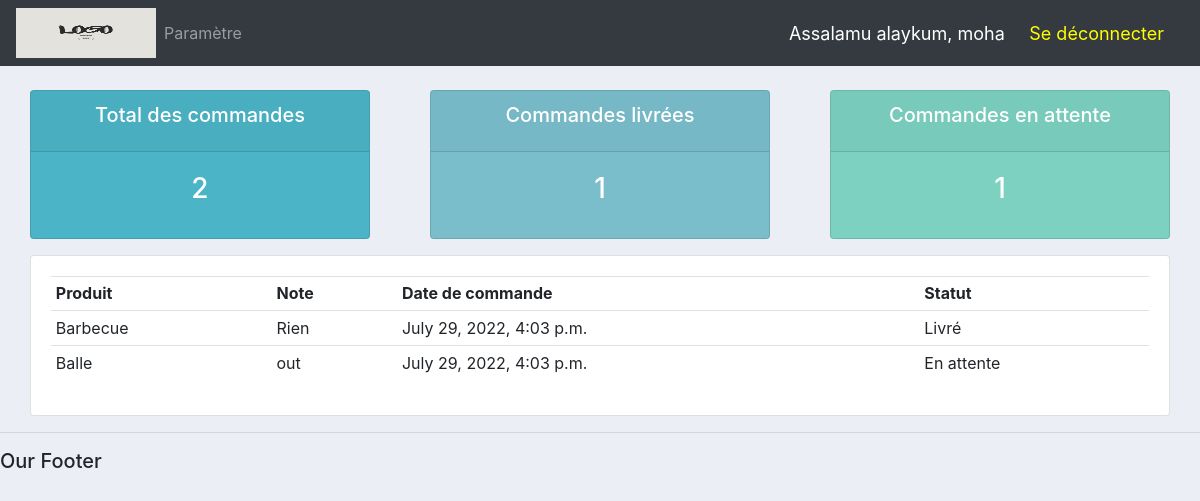
Screenshot of /user/ (signed in) with the database file from the repository.
### accounts/models.py (models this page shows, shortened)
class Order(models.Model):
    STATUS = (
        ('En attente', 'En attente'),
        ('En cours de livraison', 'En cours de livraison'),
        ('Livré', 'Livré'),
    )
    customer = models.ForeignKey(Customer, null=True, on_delete=models.SET_NULL)
    product = models.ForeignKey(Product, null=True, on_delete=models.SET_NULL)
    date_created = models.DateTimeField(auto_now_add=True, null=True)
    status = models.CharField(max_length=200, null=True, choices=STATUS)
    note = models.CharField(max_length=100, null=True)

class Product(models.Model):
    CATEGORY = (
        ('Intérieur', 'Intérieur'),
        ('Extérieur', 'Extérieur'),
    )
    name = models.CharField(max_length=200, null=True)
    price = models.FloatField(null=True)
    category = models.CharField(max_length=200, null=True, choices=CATEGORY)
    description = models.CharField(max_length=200, null=True, blank=True)
    date_created = models.DateTimeField(auto_now_add=True, null=True)
    tags = models.ManyToManyField(Tag)
    def __str__(self):
        return self.name

### accounts/decorators.py (the view)
        def wrapper_func(request, *args, **kwargs):
            group = None
            if request.user.groups.exists():
                group = request.user.groups.all()[0].name
            if group in allowed_roles:
                return view_func(request, *args, **kwargs)
            else:
                return redirect('user_page')

### accounts/views/user.py (called while the page is built)
@login_required(login_url='login')
@allowed_users(allowed_roles=['customer'])
def userPage(request):
    orders = request.user.customer.order_set.all()
    customers = Customer.objects.all()
    total_orders = orders.count()
    LivrE = orders.filter(status='Livré').count()
    En_attente = orders.filter(status='En attente').count()
    context = {'orders':orders, 'customers':customers,
    'total_orders':total_orders, 'LivrE':LivrE,
    'En_attente':En_attente}
    return render(request, 'accounts/user.html', context)

### accounts/templates/accounts/user.html
{% extends 'accounts/main.html' %}
{% block content %}
{% include 'accounts/status.html' %}
<div class="row">
        <div class="col">
            <div class="col-md">
                <div class="card card-body">
                    <table class="table table-sm">
                        <tr>
                            <th>Produit</th>
                            <th>Note</th>
                            <th>Date de commande</th>
                            <th>Statut</th>
                        </tr>
                        {% for order in orders %}
                            <tr>
                                <td>{{ order.product }}</dt>
                                <td>{{ order.note }}</dt>
                                <td>{{ order.date_created }}</dt>
                                <td>{{ order.status }}</dt>
                            </tr>
                        {% endfor %}
                    </table>
                </div>
            </div>
        </div>
    </div>
{%  endblock %}

### accounts/templates/accounts/navbar.html (shortened to what this page needs)
{% load static %}
<nav class="navbar navbar-expand-lg navbar-dark bg-dark">
    <img style="height: 50px; width: 140px;" src="{% static 'images/logo1.png' %}">
    <div class="collapse navbar-collapse" id="navbarNav">
        <ul class="navbar-nav">
            {% if request.user.is_staff %}
            <li class="nav-item active">
                <a class="nav-link" href="{% url 'home' %}">Tableau de bord</a>
            </li>
            <li class="nav-item">
                <a class="nav-link" href="{% url 'products' %}">Produits</a>
            </li>
            {% else %}
            <li class="nav-item">
                <a class="nav-link" href="{% url 'account' %}">Paramètre</a>
            </li>
            {% endif %}
        </ul>
    </div>
    <span class="hello-msg">Assalamu alaykum, {{ request.user }}</span>&nbsp;
    <span><a class="href" href="{% url 'logout' %}">Se déconnecter</a></span>
</nav>

### static/css/main.css (style rules this page uses)
body { background-color: #ebeff5; }

### accounts/templates/accounts/navbar.html (style rules this page uses)
.hello-msg { font-size: 18px; color: white; margin-right: 20px; }
.href { font-size: 18px; color: yellow; margin-right: 20px; }

### rows the page displays
Order: product "Barbecue", note "Rien", date_created "July 29, 2022, 4:03 p.m.", status "Livré"
Order: product "Balle", note "out", date_created "July 29, 2022, 4:03 p.m.", status "En attente"

### other values shown
{{ request.user }} "moha"
{{ total_orders }} "2"
{{ LivrE }} "1"
{{ En_attente }} "1"
